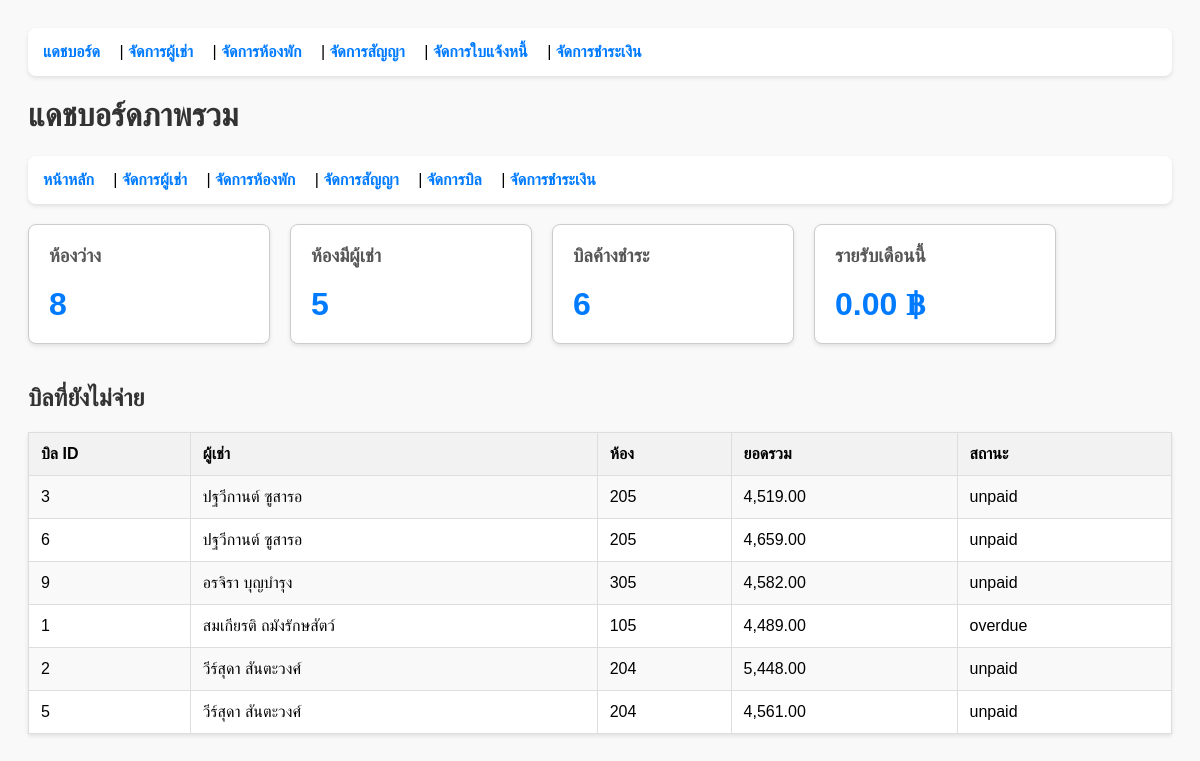
/dashboard/index.php, run on the app's committed database.
### tables this page shows
CREATE TABLE billings (
    billing_id INT AUTO_INCREMENT PRIMARY KEY,
    lease_id INT,
    billing_date DATE,
    due_date DATE,
    rent_amount DECIMAL(10,2),
    water_bill DECIMAL(10,2),
    electric_bill DECIMAL(10,2),
    total_amount DECIMAL(10,2),
    status ENUM('unpaid','paid','overdue') DEFAULT 'unpaid',
    FOREIGN KEY (lease_id) REFERENCES leases(lease_id)
);

CREATE TABLE tenants (
    tenant_id INT AUTO_INCREMENT PRIMARY KEY,
    full_name VARCHAR(100) NOT NULL,
    phone VARCHAR(20),
    email VARCHAR(100),
    id_number VARCHAR(20),
    created_at TIMESTAMP DEFAULT CURRENT_TIMESTAMP
);

CREATE TABLE rooms (
    room_id INT AUTO_INCREMENT PRIMARY KEY,
    room_number VARCHAR(10) NOT NULL,
    floor INT,
    room_type VARCHAR(50),
    price_per_month DECIMAL(10,2),
    status ENUM('available','occupied','maintenance') DEFAULT 'available'
);

### public_html/dashboard/index.php (the view, shortened to what this page needs)
<?php include('../components/navbar.php'); ?>
<?php include('../config/db_connect.php'); ?>
<!DOCTYPE html>
<html lang="th">
<head>
</head>
<body>
<h1>แดชบอร์ดภาพรวม</h1>
<nav>
    <a href="../">หน้าหลัก</a> |
    <a href="../tenants/">จัดการผู้เช่า</a> |
    <a href="../rooms/">จัดการห้องพัก</a> |
    <a href="../leases/">จัดการสัญญา</a> |
    <a href="../billings/">จัดการบิล</a> |
    <a href="../payments/">จัดการชำระเงิน</a>
</nav>
<?php
$r1 = $conn->query("SELECT COUNT(*) AS c FROM rooms WHERE status='available'")->fetch_assoc();
$r2 = $conn->query("SELECT COUNT(*) AS c FROM rooms WHERE status='occupied'")->fetch_assoc();
$b1 = $conn->query("SELECT COUNT(*) AS c FROM billings WHERE status='unpaid' OR status='overdue'")->fetch_assoc();
$rev = $conn->query("SELECT SUM(amount) AS s FROM payments WHERE MONTH(payment_date)=MONTH(CURDATE()) AND YEAR(payment_date)=YEAR(CURDATE())")->fetch_assoc();
?>
<div class="card-container">
    <div class="card">
        <h3>ห้องว่าง</h3>
        <p><?= $r1['c'] ?></p>
    </div>
    <div class="card">
        <h3>ห้องมีผู้เช่า</h3>
        <p><?= $r2['c'] ?></p>
    </div>
    <div class="card">
        <h3>บิลค้างชำระ</h3>
        <p><?= $b1['c'] ?></p>
    </div>
    <div class="card">
        <h3>รายรับเดือนนี้</h3>
        <p><?= number_format($rev['s'] ?? 0, 2) ?> ฿</p>
    </div>
</div>
<h2 style="margin-top: 40px;">บิลที่ยังไม่จ่าย</h2>
<table>
<tr><th>บิล ID</th><th>ผู้เช่า</th><th>ห้อง</th><th>ยอดรวม</th><th>สถานะ</th></tr>
<?php
$sql = "SELECT b.*, t.full_name, r.room_number
        FROM billings b
        LEFT JOIN leases l ON b.lease_id = l.lease_id
        LEFT JOIN tenants t ON l.tenant_id = t.tenant_id
        LEFT JOIN rooms r ON l.room_id = r.room_id
        WHERE b.status = 'unpaid' OR b.status = 'overdue'
        ORDER BY b.due_date ASC";
$result = $conn->query($sql);
if($result->num_rows > 0) {
    while($row = $result->fetch_assoc()) {
      echo "<tr>
        <td>{$row['billing_id']}</td>
        <td>".htmlspecialchars($row['full_name'] ?? 'N/A')."</td>
        <td>".htmlspecialchars($row['room_number'] ?? 'N/A')."</td>
        <td>".number_format($row['total_amount'], 2)."</td>
        <td>".htmlspecialchars($row['status'])."</td>
      </tr>";
    }
} else {
    echo '<tr><td colspan="5" style="text-align:center;">ไม่พบข้อมูลบิลค้างชำระ</td></tr>';
}
?>
</table>
</body>
</html>

### public_html/billings/components/navbar.php (shortened to what this page needs)
<nav>
    <a href="../dashboard/">แดชบอร์ด</a> |
    <a href="../tenants/">จัดการผู้เช่า</a> |
    <a href="../rooms/">จัดการห้องพัก</a> |
    <a href="../leases/">จัดการสัญญา</a> |
    <a href="../billings/">จัดการใบแจ้งหนี้</a> |
    <a href="../payments/">จัดการชำระเงิน</a>
</nav>

### public_html/dashboard/index.php (style rules this page uses)
body { font-family: sans-serif; padding: 20px; background: #f9f9f9; }
h1, h2 { color: #333; }
nav { background: #fff; padding: 15px; border-radius: 8px; box-shadow: 0 2px 4px rgba(0,0,0,0.1); margin-bottom: 20px; }
nav a { text-decoration: none; color: #007bff; font-weight: bold; margin-right: 15px; }
.card-container { display: flex; gap: 20px; flex-wrap: wrap; }
.card { background: #fff; border: 1px solid #ccc; border-radius: 8px; padding: 20px; min-width: 200px; box-shadow: 0 2px 4px rgba(0,0,0,0.1); }
.card h3 { margin-top: 0; color: #555; }
.card p { font-size: 2em; font-weight: bold; margin: 0; color: #007bff; }
table { width: 100%; border-collapse: collapse; background: #fff; box-shadow: 0 2px 4px rgba(0,0,0,0.1); }
th, td { border: 1px solid #ddd; padding: 12px; text-align: left; }
th { background: #f2f2f2; }
tr:nth-child(even) { background: #f9f9f9; }

### data on the page
billings: billing_id "3", tenants.full_name "ปฐวีกานต์ ซูสารอ", rooms.room_number "205", total_amount "4,519.00", status "unpaid"
billings: billing_id "6", tenants.full_name "ปฐวีกานต์ ซูสารอ", rooms.room_number "205", total_amount "4,659.00", status "unpaid"
billings: billing_id "9", tenants.full_name "อรจิรา บุญบำรุง", rooms.room_number "305", total_amount "4,582.00", status "unpaid"
billings: billing_id "1", tenants.full_name "สมเกียรติ ถมังรักษสัตว์", rooms.room_number "105", total_amount "4,489.00", status "overdue"
billings: billing_id "2", tenants.full_name "วีร์สุดา สันตะวงศ์", rooms.room_number "204", total_amount "5,448.00", status "unpaid"
billings: billing_id "5", tenants.full_name "วีร์สุดา สันตะวงศ์", rooms.room_number "204", total_amount "4,561.00", status "unpaid"

### other printed values
$r1['c'] "8"
$r2['c'] "5"
$b1['c'] "6"
$rev['s'] "0.00"
